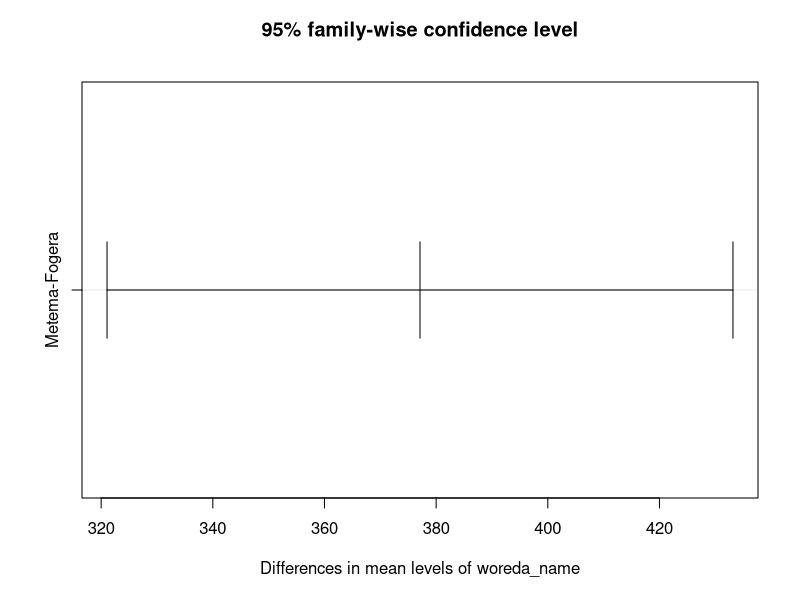
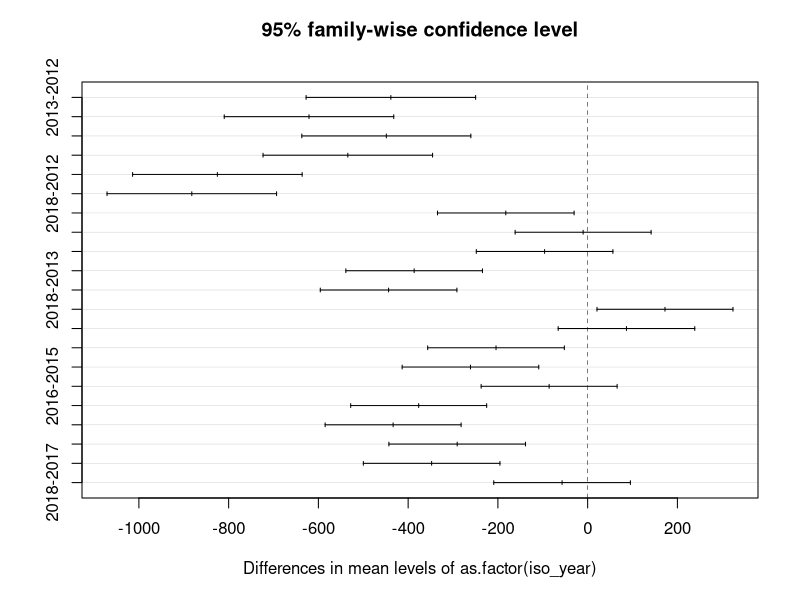
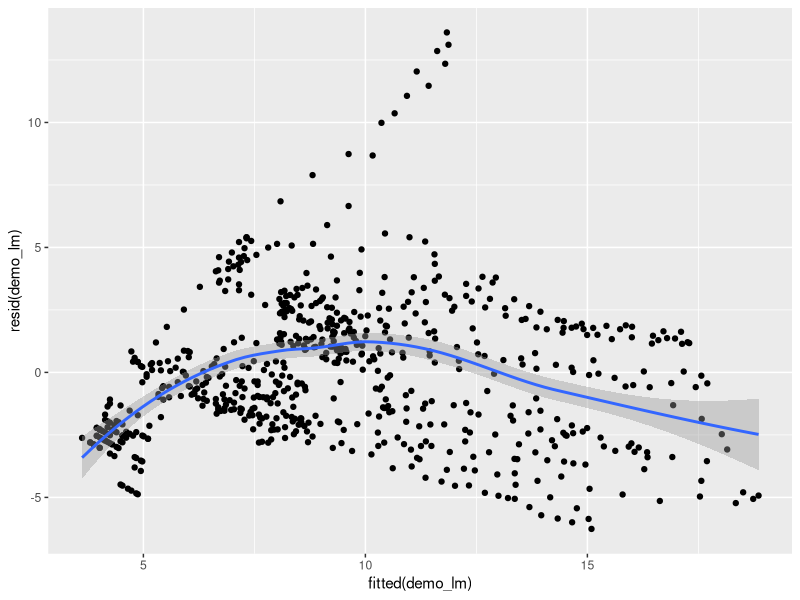

Recreate these plots in R, in order.
## ---- chunk 1
knitr::opts_chunk$set(echo = TRUE)
## ---- chunk 2
33
23 + 46
(160 + 13) * 2.1
237.81 / (3.7^2 + sqrt(165.3)) - 26.23
## ---- chunk 3
x <- 15
x
y <- 23 + 15 / 2
y
z <- x + y
z
case <- 238
population <- 34226
incidence <- 10000 * case/population
incidence
## ---- chunk 4
x
print(x)
## ---- chunk 5
cases <- c(43, 56, 23, 67, 81, 150, 110, 122, 161, 238, 138, 74)
cases
## ---- chunk 6
month <- seq(from=1, to=12, by=1)
month
month2 <- 1:12
month2
pop <- rep(x=population, times=12)
pop
## ---- chunk 7
cases * 2
cases2 <- c(22, 5, 13, 16, 22, 34, 24, 56, 431, 88, 67, 45)
totcases <- cases + cases2
totcases
inc <- 10000 * cases/pop
inc
## ---- chunk 8
mean(inc)
sum(cases)
length(inc)
sum(inc) / length(inc)
var(cases)
sum((cases - mean(cases))^2) / (length(cases)-1)
## ---- chunk 9
cases[5]
cases[c(1, 3, 8, 11)]
cases[9:12]
cases[-2]
## ---- chunk 10
inc > 10
incgt10 <- inc > 10
class(incgt10)
inc[incgt10]
inc2 <- inc[inc > 10] 
inc2
## ---- chunk 11
mname <- c("Jan", "Feb", "Mar", "Apr", "May", "Jun", 
           "Jul", "Aug", "Sep", "Oct", "Nov", "Dec")
class(mname)
names(inc) <- mname
inc[c("Jun", "Jul", "Aug")]
## ---- chunk 12
worname <- c("Mecha", "Dembecha", "Libokemkem", "Fogera", "South Achefer")
worfact <- factor(worname)
worname
class(worfact)
worfact

## ---- chunk 13
treat_num <- c(2, 1, 1, 2, 1, 1, 1, 2, 2, 2, 1, 1)
summary(treat_num)
treat_fac <- factor(treat_num, labels = c("treatment", "control"))
summary(treat_fac)
## ---- chunk 14
mat1 <- cbind(month, cases, pop, inc)
mat1
class(mat1)
rownames(mat1)
colnames(mat1)
## ---- chunk 15
dim(mat1)
mat1[1,1]
mat1[,4]
mat1[2,]
## ---- chunk 16
my_list <- list(mycases = cases, mypop = population)
my_list
my_list[[1]]
my_list[[2]]
my_list$mycases
my_list[["mypop"]]
## ---- chunk 17
epi_data <- data.frame(mname, month, cases, pop, inc)
attributes(epi_data)
summary(epi_data)
## ---- chunk 18
epi_data$mname
epi_data$inc
## ---- chunk 19
epi_data[3, 4]
epi_data[1:3,]
epi_data[,3]
epi_data[,"inc"]
## ---- chunk 20
epi_data[epi_data$inc > 10,]
epi_data[epi_data$mname == "Jun",]
new_data <- epi_data[epi_data$month >= 7,]
new_data
new_data2 <- subset(epi_data, month >= 7)
new_data2
## ---- chunk 21
library(tibble)
## ---- chunk 22
as_tibble(iris)
## ---- chunk 23
df <- tibble(
  woreda = "Mecha",
  iso_week = 1:5,
  iso_year = 2017,
  cases = c(10, 12, 7, 9, 5),
  population = 5129,
  incidence = cases / population * 1000
)
df
## ---- chunk 24
print(df)
## ---- chunk 25
df
## ---- chunk 26
library(readr)
data <- read_csv(file = "data_day1-2.csv")
## ---- chunk 27
as.data.frame(data)
## ---- chunk 28
data
## ---- chunk 29
myvector2 <- c(2012, 2012, 2012, 2013, 2013, 2013)
summary(myvector2)
levels(myvector2)
summary(as.factor(myvector2))
levels(as.factor(myvector2))
as.character(myvector2)
## ---- chunk 30
today <- Sys.Date()
today
class(today)
## ---- chunk 31
datetxt <- c("2017-12-30", "2018-1-2", "2018-1-3", "2018-1-4")
summary(datetxt)
class(datetxt)
dateobj <- as.Date(datetxt)
summary(dateobj)
class(dateobj)
as.character(dateobj)
as.numeric(dateobj)
## ---- chunk 32
library(lubridate)
isoweek(dateobj)
isoyear(dateobj)

## ---- chunk 33
myvector <- c(2, NA, 9, 2, 1, NA)
is.na(myvector)
sum(is.na(myvector))
mean(myvector)
mean(myvector, na.rm=T)
## ---- chunk 34
demo_data <- read_csv(file = "data_day1-2.csv")
t.test(x=demo_data$mal_case)
t.test(x=demo_data$mal_case, conf.level=0.9)
t.test(x=demo_data$mal_case, conf.level=0.99)
## ---- chunk 35
t.test(mal_case ~ woreda_name, data=demo_data)
## ---- chunk 36
demo_aov <- aov(mal_case ~ woreda_name + as.factor(iso_year), data=demo_data)
class(demo_aov)
anova(demo_aov)
demo_mc <- TukeyHSD(demo_aov)
print(demo_mc)
plot(demo_mc)
## ---- chunk 37
demo_lm <- lm(sqrt(test_pv_only) ~ sqrt(test_pf_tot), data=demo_data)
class(demo_lm)
attributes(demo_lm)
summary(demo_lm)
anova(demo_lm)
coef(demo_lm)

library(ggplot2)
qplot(x=fitted(demo_lm), y=resid(demo_lm), geom=c("point", "smooth"))
